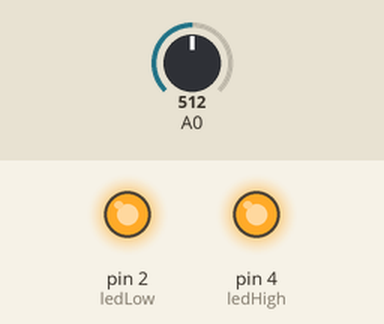
The sketch below on a simulated Arduino Uno, built with avr-gcc and run on an emulated ATmega328P. Parts: output pins drawn as LEDs (lit = HIGH). The inputs (shaded band) are chosen by the test bench; at power-on: A0 = 512. What the sketch prints to the serial monitor is not drawn.

Above: at 3.3 s.
3.4 s: A0 set to 306
At 6.2 s:
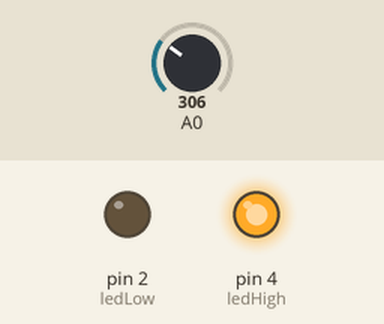
9.3 s: A0 set to 1005
At 11.3 s:
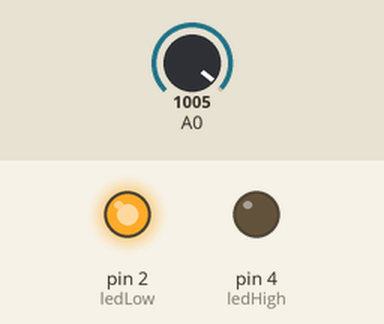
14.4 s: A0 set to 1023
At 18.9 s:
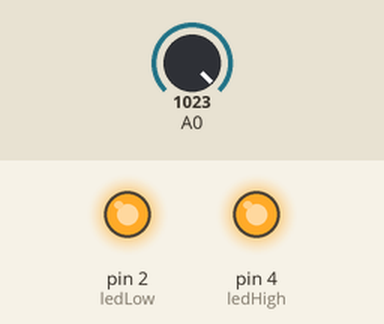
Timing chart, 0 to 20.4 s (numbered marks = the images above; inputs shaded):
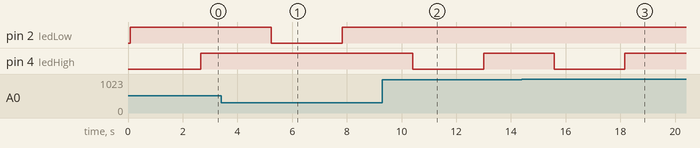

Measured:
- the behaviour switches between 1022 and 1023 on A0 (found by bisection; images 2 and 3)
- after the input at 3.4 s, pin 2 (ledLow): HIGH → LOW after 1.8 s, → HIGH 2.6 s later
- after the input at 9.3 s, pin 4 (ledHigh): HIGH → LOW after 1.1 s, → HIGH 2.6 s later
- after the input at 14.4 s, pin 4 (ledHigh): HIGH → LOW after 1.2 s, → HIGH 2.6 s later

The sketch:

lab_4.ino
```cpp
/*
 * temp_sensor
 * Aleks McCormick
 * 2022/02/14
 * Spring 2022 EE 102
 * Program for lab 4 that uses a thermistor to reprot the temperature
 */

/******************************************/
/***          Global Variables           ***/
/******************************************/
// Constant values deterined by Thermistor spec sheet
int B = 4100;
int R2 = 10000;
float T2 = 298.15;

int R1 = 680; // Resistance of the resistor
float Vcc = 4.8; // measured between 5v & gnd pins

float preVal = 0; // define the previous value recorded

// define the pins connected to which LED
int ledHigh = 4;
int ledLow = 2;


/******************************************/
/***           Setup Program            ***/
/******************************************/
void setup() {
  // Define the pins used by the LED as an output
  pinMode(ledHigh, OUTPUT);
  pinMode(ledLow, OUTPUT);

  // Initialize serial output
  Serial.begin(9600);
}


/******************************************/
/***            Main Program            ***/
/******************************************/
void loop() {

  // Record the raw value reported from the port the thermistor is connected to
  int tempVal = analogRead(A0);
  // Print the value to the serial output
  Serial.print("Temp sample: ");
  Serial.print(tempVal);

  // Calculate the voltage accross the thermistor
  float tempVolt = tempVal * Vcc/1023;
  // Print the value to the serial output
  Serial.print("\tTemp voltage: ");
  Serial.print(tempVolt);

  // Calculate the resistance of the thermistor
  float tempRes = tempVolt * R1 /(Vcc -tempVolt);
  // Print the value to the serial output
  Serial.print("\tTemp resistance: ");
  Serial.print(tempRes);

  // Calculate the temperature in Kelvin
  float tempKel = 1.0/((log(tempRes / R2) / B + (1.0 /T2)));
  // Print the value to the serial output
  Serial.print("\tTemp in Kelvin: ");
  Serial.print(tempKel);

  // Calculate the temperature in Celsius
  float tempCel = tempKel - 273.15;
  // Print the value to the serial output
  Serial.print("\tTemp in Celsius: ");
  Serial.print(tempCel);

  // Calculate the temperature in Fahrenheit
  float tempFahr = tempCel * 9/5 + 32;
  // Print the value to the serial output
  Serial.print("\tTemp in Fahrenheit: ");
  Serial.print(tempFahr);

  // Compare the current recorded voltage with the previous voltage
  if(tempVolt < preVal){ // If the current voltage is less; then the Temp is higher
    // Print to serial that the temp is higher
    Serial.print("\tTemp High");
    // Turn on the LED marking a high temp
    digitalWrite(ledHigh, HIGH);
    // Turn off other LED
    digitalWrite(ledLow, LOW);
  }
  else if(tempVolt > preVal){// If the current voltage is higher; then the temp is lower
    // Print to serial that the temp is low
    Serial.print("\tTemp Low");
    // Turn on the LED marking a low temp
    digitalWrite(ledLow, HIGH);
    // Turn off other LED
    digitalWrite(ledHigh, LOW);
  }
  else{ // If the Voltage is equal; then the temp is stable
    // Print to serial that the temp is stable
    Serial.print("\tTemp Stable");
    // Turn on both LEDs to mark a stable temperature
    digitalWrite(ledHigh, HIGH);
    digitalWrite(ledLow, HIGH);
  }

  // update the previous value recorded
  preVal = tempVolt;
  // Start new line in serial output
  Serial.print("\n");

  // 2.5 second delay between loop cycles
  delay(2500);
}
```
